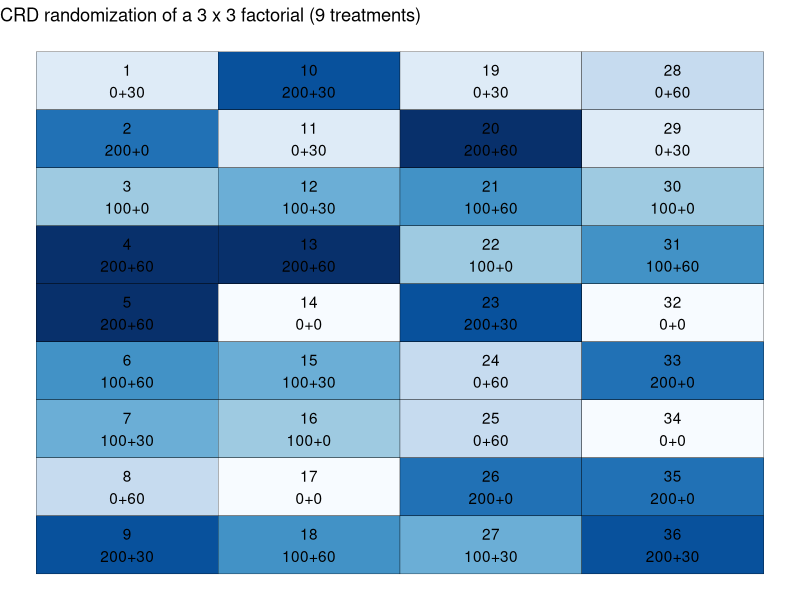
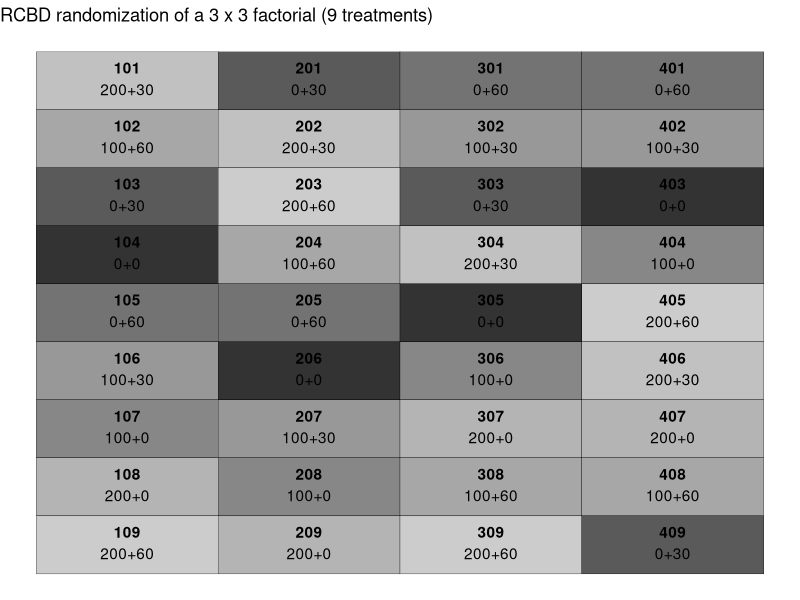

The R source for these figures, in order: (Note: this script raises an error after producing the figures.)
## ---- chunk 1
# Loading packages
library(tidyverse) # for data wrangling and plotting
## ---- chunk 2
trts <- crossing(nrate_kgha = c(0,100,200),
                 krate_kgha = c(0,30,60)
                 ) %>% 
  mutate(trtnum = 1:nrow(.)) %>% 
  mutate (trtname = paste0(nrate_kgha, "+", krate_kgha))

trts
## ---- chunk 3
# Setting seed to get same randomization result every time
set.seed(28)

crd_rand  <- crossing(trtname = trts$trtname,
                      rep = 1:4
                      ) %>%
  # Since plots are organized without a structure, let's number them 1 through 36
mutate(plot = 1:nrow(.)) %>%
  # Randomizing trtname to plots, without restrictions 
mutate(plot = sample(plot)) %>%
  arrange(plot)
  
crd_rand
## ---- chunk 4
crd_layout <- crd_rand %>% 
  # Defining number of rows and columns in the field for plotting purposes
mutate(row = rep(1:4, each = 9)) %>%
  mutate(col = rep(seq(from = 1,
                   to = 9,
                   by = 1), times = 4 
                   )) %>%
  # Creating plot and trtname labels for plotting
  mutate(lab = paste0(plot,"\n", trtname))
crd_layout
## ---- chunk 5
ggplot(data = crd_layout,
       aes(x = row, y = -col)
       ) +
  geom_tile(aes(fill = trtname),
            color = "black",
            show.legend = F
            ) +
  geom_text(aes(label = lab), vjust = 0.5) + 
  labs(title = "CRD randomization of a 3 x 3 factorial (9 treatments)") +
  scale_fill_brewer() +
  theme_void()

## ---- chunk 6
# Setting seed to get same randomization result every time
set.seed(2304)

rcbd_rand <- crossing(trtname = trts$trtname,
                      rep = 1:4
                      ) %>%
  arrange(rep) %>%
  group_by(rep) %>%
  mutate(trtname = sample(trtname)) %>%
  mutate(plot = (rep*100) + 1:9) %>%
  ungroup()


rcbd_rand
## ---- chunk 7
rcbd_rand %>%
  group_by(rep) %>%
  tally() %>%
  filter(n>1)
## ---- chunk 8
rcbd_layout <- rcbd_rand %>%
  # Defining number of rows and columns in the field for plotting purposes
  mutate(row = rep(1:4, each = 9)) %>%
  mutate(col = rep(seq(from = 1, 
                       to = 9, #total number of treatments, 
                       by = 1), 
                   times = 4 #total number of blocks
  )) %>%
  # Creating plot and trtname labels for plotting
  mutate(lab = paste0(plot, "\n", trtname))

rcbd_layout
## ---- chunk 9
ggplot(data = rcbd_layout, aes(x = row, 
                               y = -col))+
  geom_tile(aes(fill = trtname),
            color = "black",
            show.legend = F
  )+
  geom_text(aes(label = plot), fontface = "bold", vjust = -.6)+
  geom_text(aes(label = trtname), vjust = 1.2)+
  labs(title = "RCBD randomization of a 3 x 3 factorial (9 treatments)") +
  scale_fill_grey() +
  theme_void()

## ---- chunk 10
rcbd_rand %>%
  # Retrieving other information contained in trts
left_join(trts) %>%
  # Rearranging columns  
dplyr::select(plot, rep, trtname, trtnum,
              nrate_kgha, krate_kgha
              ) %>%
write_csv("../output/rcbd_randomization_table.csv")
## ---- chunk 11
ggsave("../output/rcbd_layouthw.png",
       width = 6,
       height = 4,
       bg = "white")
